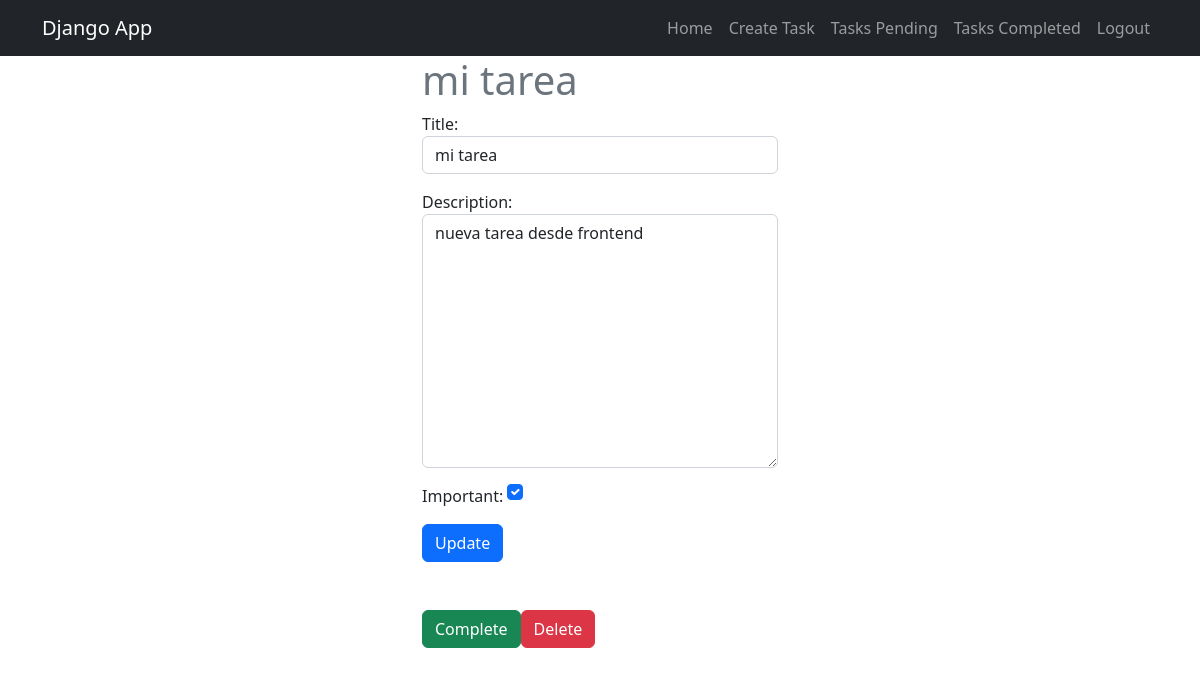
/tasks/2 (signed in), run on the app's committed database.
### tasks/models.py (models this page shows, shortened)
class Task(models.Model):
    title = models.CharField(max_length=100)
    description = models.TextField(blank=True)
    created = models.DateTimeField(auto_now_add=True)
    datecompleted = models.DateTimeField(null=True, blank=True) # Se le agrega blank para no ser dato requerido en el administrador
    important = models.BooleanField(default=False)
    user = models.ForeignKey(User, on_delete=models.CASCADE)

### tasks/views.py (the view, shortened to what this page needs)
# urls.py: path('tasks/<int:task_id>',views.task_detail, name='task_detail'),
@login_required
def task_detail(request, task_id):
    if request.method == 'GET':
        task = get_object_or_404(Task, pk=task_id, user=request.user)
        form = TaskForm(instance=task)
        return render(request,'task_detail.html', {'task': task, 'form': form})

### tasks/forms.py
class TaskForm(forms.ModelForm):
    class Meta:
        model = Task
        fields = ['title', 'description', 'important'] # Se especifican los campos que se van a usar
        widgets = {
            'title': forms.TextInput(attrs={'class': 'form-control', 'placeholder': 'Write a title'}),
            'description': forms.Textarea(attrs={'class': 'form-control', 'placeholder': 'Write a description'}),
            'important': forms.CheckboxInput(attrs={'class': 'form-check-input m-auto'}),
        }

### tasks/templates/task_detail.html (shortened to what this page needs)
{% extends 'base.html' %}
{% block content %}
<main class="container">
    <div class="row">
        <div class="col-md-4 offset-md-4">
            <h1 class="text-secondary">{{task.title}}</h1>
            <form method="POST">
                {{form.as_p}}
                <button class="btn btn-primary">Update</button>
            </form>
            <div class="mt-5 d-flex">
                <form action="{% url 'complete_task' task.id %}" method="POST">
                    <button class="btn btn-success">Complete</button>
                </form>
                <form action="{% url 'delete_task' task.id %}" method="POST">
                    <button class="btn btn-danger">Delete</button>
                </form>
            </div>
        </div>
    </div>
</main>
{% endblock %}

### data on the page
Task: title "mi tarea", description "nueva tarea desde frontend", important "☑"
